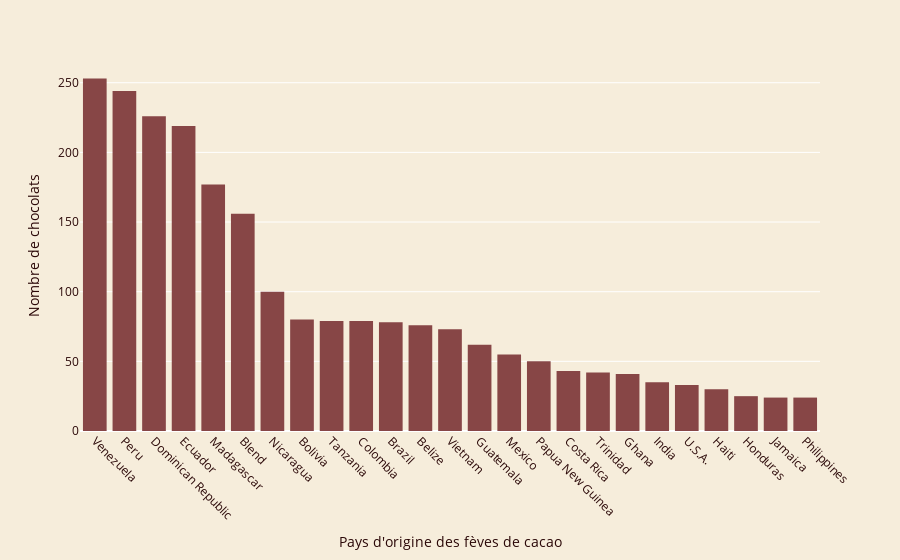

Source (notebook cell):
### Markdown cell above
# Pays producteurs de fèves de cacao

### Code cell
# histogramme nombre de chocolats par pays d'origine, en crénat un catégorie "autre" pour les pays avec moins de 10 chocolats

databis = data.copy()
databis['country_of_bean_origin'] = databis['country_of_bean_origin'].apply(lambda x: x if databis['country_of_bean_origin'].value_counts()[x] > 20 else 'Autre pays')

fig = px.histogram(databis[databis['country_of_bean_origin'] != 'Autre pays'], x='country_of_bean_origin', color_discrete_sequence=palette)
fig.update_xaxes(categoryorder='total descending', tickangle=45)
fig.update_layout(xaxis_title='Pays d\'origine des fèves de cacao', yaxis_title='Nombre de chocolats', plot_bgcolor=palette[1], paper_bgcolor=palette[1], font_color=palette[2]) #couleurs
#couleurs
fig.update_traces(marker=dict(color=palette[0]))
fig.show()

### Figure 1 — Plotly figure (JSON) as saved in the notebook; plotly's stock layout.template omitted (floating-point values rounded to 4 significant figures; data arrays with more than 128 entries replaced by an {"elided": "..."} marker saying what was removed)
{"data": [{"alignmentgroup": "True", "bingroup": "x", "hovertemplate": "country_of_bean_origin=%{x}<br>count=%{y}<extra></extra>", "legendgroup": "", "marker": {"color": "#874646", "pattern": {"shape": ""}}, "name": "", "offsetgroup": "", "orientation": "v", "showlegend": false, "type": "histogram", "x": {"elided": "2304 str values"}, "xaxis": "x", "yaxis": "y"}], "layout": {"barmode": "relative", "font": {"color": "#2b0808"}, "legend": {"tracegroupgap": 0}, "margin": {"t": 60}, "paper_bgcolor": "#f6eddb", "plot_bgcolor": "#f6eddb", "xaxis": {"anchor": "y", "categoryorder": "total descending", "domain": [0, 1], "tickangle": 45, "title": {"text": "Pays d'origine des fèves de cacao"}}, "yaxis": {"anchor": "x", "domain": [0, 1], "title": {"text": "Nombre de chocolats"}}}}
